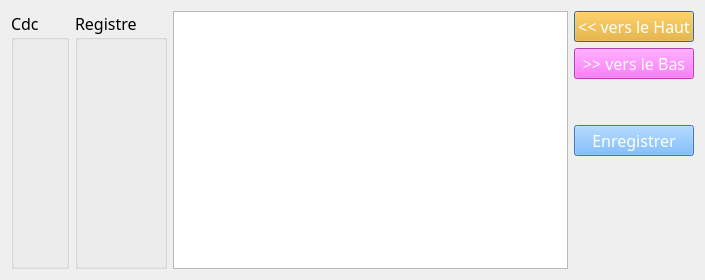
<?xml version="1.0" encoding="UTF-8"?>
<ui version="4.0">
 <class>Dialog</class>
 <widget class="QDialog" name="Dialog">
  <property name="geometry">
   <rect>
    <x>0</x>
    <y>0</y>
    <width>705</width>
    <height>280</height>
   </rect>
  </property>
  <property name="font">
   <font>
    <family>Papyrus</family>
    <pointsize>12</pointsize>
   </font>
  </property>
  <property name="windowTitle">
   <string>Intervertir champs</string>
  </property>
  <layout class="QHBoxLayout" name="horizontalLayout">
   <item>
    <widget class="QGroupBox" name="group_box_cdc">
     <property name="font">
      <font>
       <family>Papyrus</family>
       <pointsize>12</pointsize>
      </font>
     </property>
     <property name="title">
      <string>Cdc</string>
     </property>
    </widget>
   </item>
   <item>
    <widget class="QGroupBox" name="group_box_registre">
     <property name="font">
      <font>
       <family>Papyrus</family>
       <pointsize>12</pointsize>
      </font>
     </property>
     <property name="title">
      <string>Registre</string>
     </property>
    </widget>
   </item>
   <item>
    <widget class="QTableWidget" name="table_widget_champs"/>
   </item>
   <item>
    <layout class="QVBoxLayout" name="verticalLayout_2">
     <item>
      <layout class="QVBoxLayout" name="verticalLayout">
       <item>
        <widget class="QPushButton" name="btn_haut">
         <property name="styleSheet">
          <string notr="true">background-color: rgb(255, 170, 0);
color: rgb(255, 255, 255);</string>
         </property>
         <property name="text">
          <string>&lt;&lt; vers le Haut</string>
         </property>
        </widget>
       </item>
       <item>
        <widget class="QPushButton" name="btn_bas">
         <property name="styleSheet">
          <string notr="true">background-color: rgb(255, 85, 255);
color: rgb(255, 255, 255);</string>
         </property>
         <property name="text">
          <string>&gt;&gt; vers le Bas</string>
         </property>
        </widget>
       </item>
       <item>
        <spacer name="verticalSpacer_2">
         <property name="orientation">
          <enum>Qt::Vertical</enum>
         </property>
         <property name="sizeHint" stdset="0">
          <size>
           <width>20</width>
           <height>40</height>
          </size>
         </property>
        </spacer>
       </item>
       <item>
        <widget class="QPushButton" name="btn_save">
         <property name="styleSheet">
          <string notr="true">background-color: rgb(85, 170, 255);
color: rgb(255, 255, 255);</string>
         </property>
         <property name="text">
          <string>Enregistrer</string>
         </property>
        </widget>
       </item>
      </layout>
     </item>
     <item>
      <spacer name="verticalSpacer">
       <property name="orientation">
        <enum>Qt::Vertical</enum>
       </property>
       <property name="sizeHint" stdset="0">
        <size>
         <width>20</width>
         <height>40</height>
        </size>
       </property>
      </spacer>
     </item>
    </layout>
   </item>
  </layout>
 </widget>
 <resources/>
 <connections/>
</ui>
